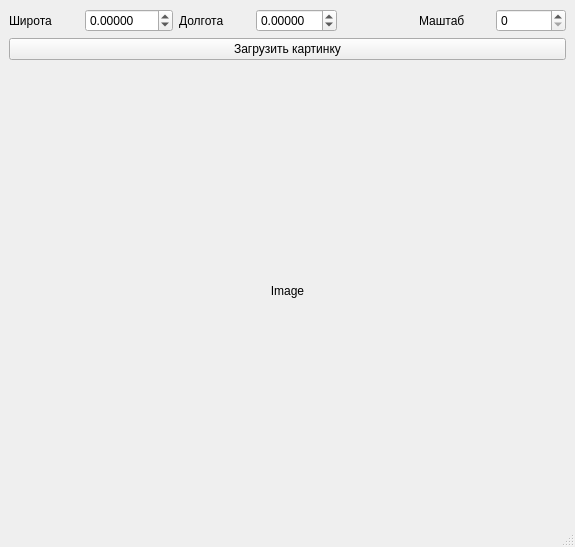
<?xml version="1.0" encoding="UTF-8"?>
<ui version="4.0">
 <class>MainWindow</class>
 <widget class="QMainWindow" name="MainWindow">
  <property name="geometry">
   <rect>
    <x>0</x>
    <y>0</y>
    <width>575</width>
    <height>547</height>
   </rect>
  </property>
  <property name="focusPolicy">
   <enum>Qt::ClickFocus</enum>
  </property>
  <property name="windowTitle">
   <string>MainWindow</string>
  </property>
  <widget class="QWidget" name="centralwidget">
   <layout class="QGridLayout" name="gridLayout">
    <item row="2" column="0" colspan="7">
     <widget class="QLabel" name="label_image">
      <property name="text">
       <string>Image</string>
      </property>
      <property name="alignment">
       <set>Qt::AlignCenter</set>
      </property>
     </widget>
    </item>
    <item row="0" column="6">
     <widget class="QSpinBox" name="spinBox_zoom">
      <property name="focusPolicy">
       <enum>Qt::ClickFocus</enum>
      </property>
      <property name="acceptDrops">
       <bool>false</bool>
      </property>
      <property name="inputMethodHints">
       <set>Qt::ImhDigitsOnly</set>
      </property>
      <property name="maximum">
       <number>17</number>
      </property>
      <property name="singleStep">
       <number>1</number>
      </property>
     </widget>
    </item>
    <item row="1" column="0" colspan="7">
     <widget class="QPushButton" name="pushButton_load_image">
      <property name="focusPolicy">
       <enum>Qt::ClickFocus</enum>
      </property>
      <property name="text">
       <string>Загрузить картинку</string>
      </property>
     </widget>
    </item>
    <item row="0" column="5">
     <widget class="QLabel" name="label_3">
      <property name="text">
       <string>Маштаб</string>
      </property>
     </widget>
    </item>
    <item row="0" column="0">
     <widget class="QLabel" name="label_2">
      <property name="text">
       <string>Широта</string>
      </property>
     </widget>
    </item>
    <item row="0" column="1">
     <widget class="QDoubleSpinBox" name="doubleSpinBox_latitude">
      <property name="enabled">
       <bool>true</bool>
      </property>
      <property name="focusPolicy">
       <enum>Qt::ClickFocus</enum>
      </property>
      <property name="acceptDrops">
       <bool>false</bool>
      </property>
      <property name="autoFillBackground">
       <bool>false</bool>
      </property>
      <property name="buttonSymbols">
       <enum>QAbstractSpinBox::UpDownArrows</enum>
      </property>
      <property name="keyboardTracking">
       <bool>true</bool>
      </property>
      <property name="showGroupSeparator" stdset="0">
       <bool>false</bool>
      </property>
      <property name="decimals">
       <number>5</number>
      </property>
      <property name="minimum">
       <double>-180.000000000000000</double>
      </property>
      <property name="maximum">
       <double>180.000000000000000</double>
      </property>
      <property name="singleStep">
       <double>0.000000000000000</double>
      </property>
      <property name="stepType">
       <enum>QAbstractSpinBox::DefaultStepType</enum>
      </property>
     </widget>
    </item>
    <item row="0" column="2">
     <widget class="QLabel" name="label">
      <property name="text">
       <string>Долгота</string>
      </property>
     </widget>
    </item>
    <item row="0" column="3">
     <widget class="QDoubleSpinBox" name="doubleSpinBox_longitude">
      <property name="mouseTracking">
       <bool>false</bool>
      </property>
      <property name="tabletTracking">
       <bool>false</bool>
      </property>
      <property name="focusPolicy">
       <enum>Qt::ClickFocus</enum>
      </property>
      <property name="acceptDrops">
       <bool>false</bool>
      </property>
      <property name="wrapping">
       <bool>false</bool>
      </property>
      <property name="frame">
       <bool>true</bool>
      </property>
      <property name="readOnly">
       <bool>false</bool>
      </property>
      <property name="buttonSymbols">
       <enum>QAbstractSpinBox::UpDownArrows</enum>
      </property>
      <property name="keyboardTracking">
       <bool>true</bool>
      </property>
      <property name="decimals">
       <number>5</number>
      </property>
      <property name="minimum">
       <double>-90.000000000000000</double>
      </property>
      <property name="maximum">
       <double>90.000000000000000</double>
      </property>
      <property name="singleStep">
       <double>0.000000000000000</double>
      </property>
      <property name="value">
       <double>0.000000000000000</double>
      </property>
     </widget>
    </item>
   </layout>
  </widget>
  <widget class="QMenuBar" name="menubar">
   <property name="geometry">
    <rect>
     <x>0</x>
     <y>0</y>
     <width>575</width>
     <height>21</height>
    </rect>
   </property>
  </widget>
  <widget class="QStatusBar" name="statusbar"/>
 </widget>
 <resources/>
 <connections/>
</ui>
